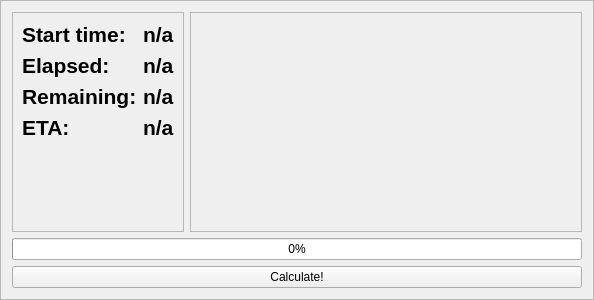
<?xml version="1.0" encoding="UTF-8"?>
<ui version="4.0">
 <class>RunWindow</class>
 <widget class="QFrame" name="RunWindow">
  <property name="windowModality">
   <enum>Qt::ApplicationModal</enum>
  </property>
  <property name="geometry">
   <rect>
    <x>0</x>
    <y>0</y>
    <width>594</width>
    <height>300</height>
   </rect>
  </property>
  <property name="windowTitle">
   <string>Calculation Status</string>
  </property>
  <property name="frameShape">
   <enum>QFrame::StyledPanel</enum>
  </property>
  <property name="frameShadow">
   <enum>QFrame::Raised</enum>
  </property>
  <layout class="QVBoxLayout" name="verticalLayout">
   <item>
    <widget class="QFrame" name="frame">
     <property name="sizePolicy">
      <sizepolicy hsizetype="Preferred" vsizetype="Expanding">
       <horstretch>0</horstretch>
       <verstretch>0</verstretch>
      </sizepolicy>
     </property>
     <property name="frameShape">
      <enum>QFrame::NoFrame</enum>
     </property>
     <property name="frameShadow">
      <enum>QFrame::Raised</enum>
     </property>
     <layout class="QHBoxLayout" name="horizontalLayout_2">
      <property name="margin">
       <number>0</number>
      </property>
      <item>
       <widget class="QFrame" name="frame_3">
        <property name="frameShape">
         <enum>QFrame::StyledPanel</enum>
        </property>
        <property name="frameShadow">
         <enum>QFrame::Raised</enum>
        </property>
        <layout class="QFormLayout" name="formLayout">
         <item row="0" column="0">
          <widget class="QLabel" name="label">
           <property name="font">
            <font>
             <pointsize>16</pointsize>
             <weight>75</weight>
             <bold>true</bold>
            </font>
           </property>
           <property name="text">
            <string>Start time:</string>
           </property>
          </widget>
         </item>
         <item row="0" column="1">
          <widget class="QLabel" name="lblStartTime">
           <property name="font">
            <font>
             <pointsize>16</pointsize>
             <weight>75</weight>
             <bold>true</bold>
            </font>
           </property>
           <property name="text">
            <string>n/a</string>
           </property>
          </widget>
         </item>
         <item row="1" column="0">
          <widget class="QLabel" name="label_2">
           <property name="font">
            <font>
             <pointsize>16</pointsize>
             <weight>75</weight>
             <bold>true</bold>
            </font>
           </property>
           <property name="text">
            <string>Elapsed:</string>
           </property>
          </widget>
         </item>
         <item row="1" column="1">
          <widget class="QLabel" name="lblElapsedTime">
           <property name="font">
            <font>
             <pointsize>16</pointsize>
             <weight>75</weight>
             <bold>true</bold>
            </font>
           </property>
           <property name="text">
            <string>n/a</string>
           </property>
          </widget>
         </item>
         <item row="2" column="0">
          <widget class="QLabel" name="label_3">
           <property name="font">
            <font>
             <pointsize>16</pointsize>
             <weight>75</weight>
             <bold>true</bold>
            </font>
           </property>
           <property name="text">
            <string>Remaining:</string>
           </property>
          </widget>
         </item>
         <item row="2" column="1">
          <widget class="QLabel" name="lblTimeRemaining">
           <property name="font">
            <font>
             <pointsize>16</pointsize>
             <weight>75</weight>
             <bold>true</bold>
            </font>
           </property>
           <property name="text">
            <string>n/a</string>
           </property>
          </widget>
         </item>
         <item row="3" column="0">
          <widget class="QLabel" name="label_4">
           <property name="font">
            <font>
             <pointsize>16</pointsize>
             <weight>75</weight>
             <bold>true</bold>
            </font>
           </property>
           <property name="text">
            <string>ETA:</string>
           </property>
          </widget>
         </item>
         <item row="3" column="1">
          <widget class="QLabel" name="lblETA">
           <property name="font">
            <font>
             <pointsize>16</pointsize>
             <weight>75</weight>
             <bold>true</bold>
            </font>
           </property>
           <property name="text">
            <string>n/a</string>
           </property>
          </widget>
         </item>
        </layout>
       </widget>
      </item>
      <item>
       <widget class="QFrame" name="frame_4">
        <property name="sizePolicy">
         <sizepolicy hsizetype="Expanding" vsizetype="Preferred">
          <horstretch>0</horstretch>
          <verstretch>0</verstretch>
         </sizepolicy>
        </property>
        <property name="frameShape">
         <enum>QFrame::StyledPanel</enum>
        </property>
        <property name="frameShadow">
         <enum>QFrame::Raised</enum>
        </property>
       </widget>
      </item>
     </layout>
    </widget>
   </item>
   <item>
    <widget class="QProgressBar" name="progressBar">
     <property name="value">
      <number>0</number>
     </property>
    </widget>
   </item>
   <item>
    <widget class="QFrame" name="frame_2">
     <property name="sizePolicy">
      <sizepolicy hsizetype="Preferred" vsizetype="Minimum">
       <horstretch>0</horstretch>
       <verstretch>0</verstretch>
      </sizepolicy>
     </property>
     <property name="frameShape">
      <enum>QFrame::NoFrame</enum>
     </property>
     <property name="frameShadow">
      <enum>QFrame::Raised</enum>
     </property>
     <layout class="QHBoxLayout" name="horizontalLayout">
      <property name="margin">
       <number>0</number>
      </property>
      <item>
       <widget class="QPushButton" name="pushCalculate">
        <property name="text">
         <string>Calculate!</string>
        </property>
       </widget>
      </item>
     </layout>
    </widget>
   </item>
  </layout>
 </widget>
 <resources/>
 <connections/>
</ui>
